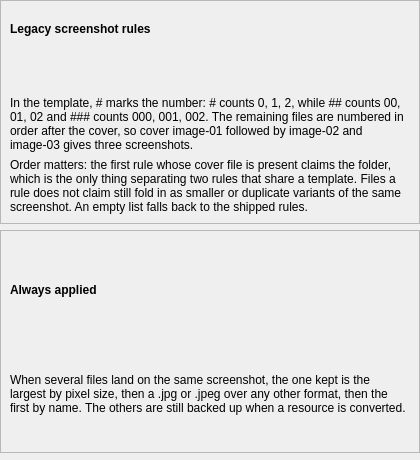
<?xml version="1.0" encoding="UTF-8"?>
<ui version="4.0">
 <class>LegacyScreenshotsPage</class>
 <widget class="QWidget" name="LegacyScreenshotsPage">
  <property name="geometry">
   <rect>
    <x>0</x>
    <y>0</y>
    <width>420</width>
    <height>460</height>
   </rect>
  </property>
  <layout class="QVBoxLayout" name="main_layout">
   <property name="leftMargin">
    <number>0</number>
   </property>
   <property name="topMargin">
    <number>0</number>
   </property>
   <property name="rightMargin">
    <number>0</number>
   </property>
   <property name="bottomMargin">
    <number>0</number>
   </property>
   <item>
    <widget class="QFrame" name="rules_frame">
     <property name="frameShape">
      <enum>QFrame::Shape::StyledPanel</enum>
     </property>
     <property name="frameShadow">
      <enum>QFrame::Shadow::Raised</enum>
     </property>
     <layout class="QVBoxLayout" name="rules_frame_layout">
      <item>
       <widget class="QLabel" name="rules_frame_label">
        <property name="font">
         <font>
          <bold>true</bold>
         </font>
        </property>
        <property name="text">
         <string>Legacy screenshot rules</string>
        </property>
       </widget>
      </item>
      <item>
       <widget class="LegacyScreenshotRulesEditor" name="rules_editor">
        <property name="toolTip">
         <string>Each rule is one screenshot series: the file that becomes its cover, and a template for the files after it. Double-click a cell to edit it.</string>
        </property>
       </widget>
      </item>
      <item>
       <widget class="WrappingLabel" name="rules_note_label">
        <property name="text">
         <string>In the template, # marks the number: # counts 0, 1, 2, while ## counts 00, 01, 02 and ### counts 000, 001, 002. The remaining files are numbered in order after the cover, so cover image-01 followed by image-02 and image-03 gives three screenshots.</string>
        </property>
        <property name="wordWrap">
         <bool>true</bool>
        </property>
       </widget>
      </item>
      <item>
       <widget class="WrappingLabel" name="rules_order_label">
        <property name="text">
         <string>Order matters: the first rule whose cover file is present claims the folder, which is the only thing separating two rules that share a template. Files a rule does not claim still fold in as smaller or duplicate variants of the same screenshot. An empty list falls back to the shipped rules.</string>
        </property>
        <property name="wordWrap">
         <bool>true</bool>
        </property>
       </widget>
      </item>
     </layout>
    </widget>
   </item>
   <item>
    <widget class="QFrame" name="tie_break_frame">
     <property name="frameShape">
      <enum>QFrame::Shape::StyledPanel</enum>
     </property>
     <property name="frameShadow">
      <enum>QFrame::Shadow::Raised</enum>
     </property>
     <layout class="QVBoxLayout" name="tie_break_frame_layout">
      <item>
       <widget class="QLabel" name="tie_break_frame_label">
        <property name="font">
         <font>
          <bold>true</bold>
         </font>
        </property>
        <property name="text">
         <string>Always applied</string>
        </property>
       </widget>
      </item>
      <item>
       <widget class="WrappingLabel" name="tie_break_label">
        <property name="text">
         <string>When several files land on the same screenshot, the one kept is the largest by pixel size, then a .jpg or .jpeg over any other format, then the first by name. The others are still backed up when a resource is converted.</string>
        </property>
        <property name="toolTip">
         <string>This ranking is not configurable — it applies whatever the rules above say.</string>
        </property>
        <property name="wordWrap">
         <bool>true</bool>
        </property>
       </widget>
      </item>
     </layout>
    </widget>
   </item>
   <item>
    <spacer name="bottom_spacer">
     <property name="orientation">
      <enum>Qt::Orientation::Vertical</enum>
     </property>
    </spacer>
   </item>
  </layout>
 </widget>
 <customwidgets>
  <customwidget>
   <class>LegacyScreenshotRulesEditor</class>
   <extends>QWidget</extends>
   <header>rehuco_agent.settings.ui.legacy_screenshot_rules_editor</header>
  </customwidget>
  <customwidget>
   <class>WrappingLabel</class>
   <extends>QLabel</extends>
   <header>borco_pyside.widgets</header>
  </customwidget>
 </customwidgets>
 <resources/>
 <connections/>
</ui>
